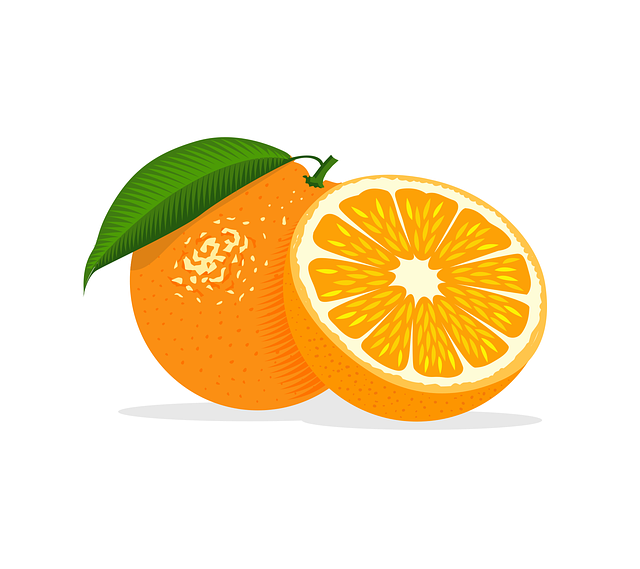
#> input picture information_theory/orange.png, 640 x 569 px
$ jupyter execute 1.1_bsc.ipynb
#> lines starting #> are read from the running program, lines starting #| are printed output that depends on the picture
# Binary Symmetric Channel for a HDD

[cell 1]
import numpy as np
from PIL import Image
import matplotlib.pyplot as plt

[cell 2]
img = Image.open('./orange.png')
#> img is the input picture: PIL image 640x569 RGB; mean R, G, B 247.3, 231, 198.2
img = img.convert('L').resize((64, 64))
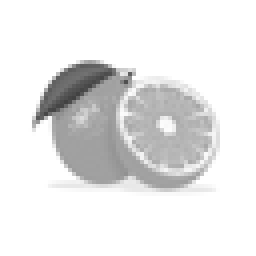
#> img: PIL image 64x64 L (shown 4 times larger); min 66, max 255, mean 232
img_array = np.array(img)

fig, ax = plt.subplots(1, 1, figsize=(5, 5))
ax.imshow(img_array, cmap='gray')
ax.set_title('orange - size: 64x64')
plt.show()
